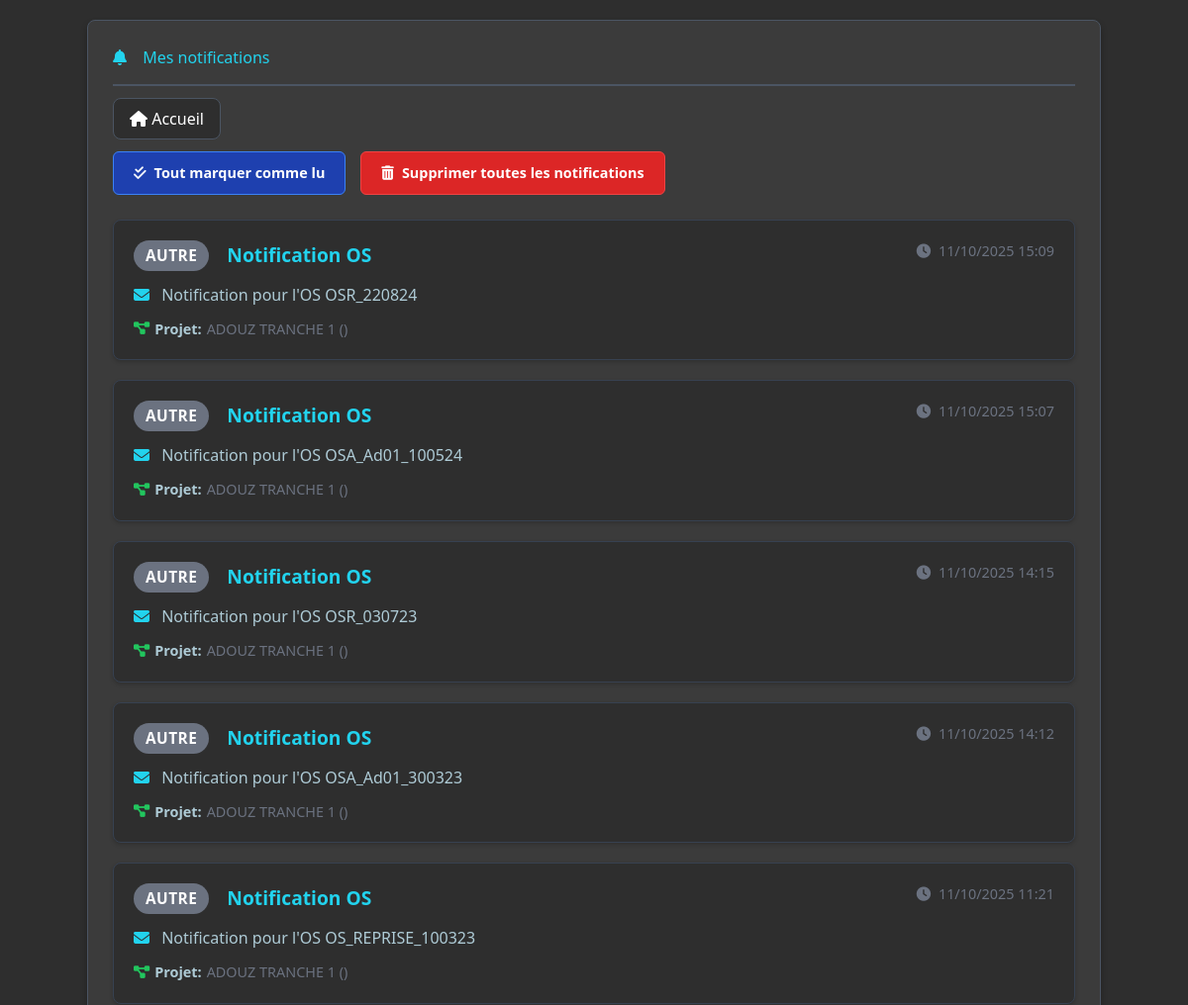
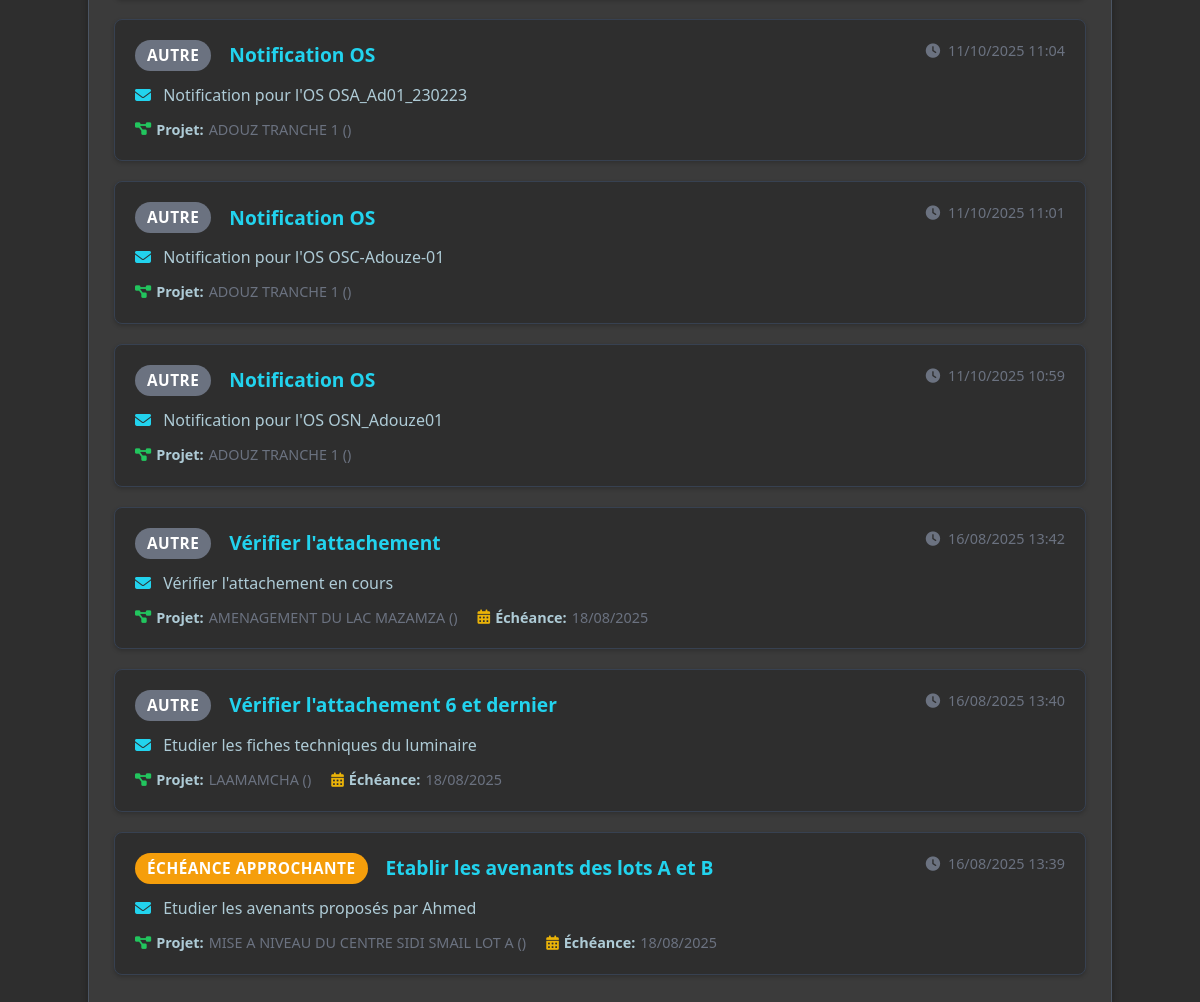
The app's page /notifications/ (signed in) with its own data (2 pictures, top to bottom).
### projets/models.py (models this page shows, shortened)
class Notification(models.Model):
    TYPE_NOTIFICATION = [
        ('RETARD', 'Projet en retard'),
        ('NOUVEAU_AO', "Nouvel appel d'offres"),
        ('RECEPTION', 'Réception validée'),
        ('REUNION', 'Rendez-vous'),
        ('ECHEANCE', 'Échéance approchante'),
        ('OS_NOTIFIE', 'Ordre de service notifié'),
        ('OS_ANNULE', 'Ordre de service annulé'),
        ('OS_ECHEANCE', 'Échéance OS approchante'),
        ('AUTRE', 'Autre'),
    ]
    utilisateur = models.ForeignKey(User, on_delete=models.CASCADE, related_name='notifications')
    projet = models.ForeignKey(Projet, on_delete=models.CASCADE, null=True, blank=True)
    type_notification = models.CharField(max_length=20, choices=TYPE_NOTIFICATION)
    titre = models.CharField(max_length=100)
    message = models.TextField()
    lue = models.BooleanField(default=False)
    date_creation = models.DateTimeField(auto_now_add=True)
    date_echeance = models.DateField(null=True, blank=True)
    class Meta:
        ordering = ['-date_creation']
        verbose_name = _("Notification")
        verbose_name_plural = _("Notifications")

class Projet(models.Model):
    TYPE_PROJET = [
        ('VRD', 'Voirie et Réseaux Divers'),
        ('ROUTE', 'Route'),
        ('PONT', 'Pont'),
        ('BATIMENT', 'Bâtiment'),
        ('CONSTRUCTION', 'Construction'),
        ('ASSAINISSEMENT EP', 'Assainissement EP'),
        ('ASSAINISSEMENT EU', 'Assainissement EU'),
        ('ASSAINISSEMENT', 'Assainissement'),
        ('ADDUCTION_EAU_POTABLE', "Adduction d'eau potable"),
        ('EQUIPEMENT', 'Équipement'),
        ('AMENAGEMENT', 'Aménagement'),
        ('GENIE_CIVIL', 'Génie Civil'),
        ('TRAVAUX_PUBLICS', 'Travaux Publics'),
        ('ELECTRICITE', 'Électricité'),
        ('HYDRAULIQUE', 'Hydraulique'),
        ('TELECOMMUNICATION', 'Télécommunication'),
        ('ENVIRONNEMENT', 'Environnement'),
        ('URBANISME', 'Urbanisme'),
        ('ESPACE_PUBLIC', 'Espace Public'),
        ('PLACE_PUBLIQUE', 'Place Publique'),
        ('ESPACE_VERT', 'Espace Vert'),
        ('TERRAINS_SPORTIFS', 'Terrins Sportifs'),
        ('TERRAINS_PROXIMITES', 'Terrains Proximités'),
        ('AUTRE', 'Autre'),
    ]
    class Statut(models.TextChoices):
        APPEL_OFFRE = 'AO', _("Appel d'offre")
        EN_ETUDE = 'ETUDE', _('En étude')
        EN_ATTENTE = 'ATTENTE', _('En attente')
        EN_DEMARRAGE = 'DEM', _('En démarrage')
        EN_COURS = 'COURS', _('En cours')
        EN_ARRET = 'ARRET', _('En arrêt')
        EN_RECEPTION = 'RECEP', _('En réception')
        EN_RECEPTION_PROVISOIRE = 'RECEP_PROV', _('En réception provisoire')
        EN_RECEPTION_DEFINITIVE = 'RECEP_DEF', _('En réception définitive')
        RECEPTION_PROVISOIRE = 'RP', _('Réception provisoire')
        RECEPTION_DEFINITIVE = 'RD', _('Réception définitive')
        CLOTURE = 'CLO', _('Clôturé')
    type_projet = models.CharField(_("Type de projet"), max_length=50, choices=TYPE_PROJET, default='VRD', null=True, blank=True)
    nom = models.CharField(_("Nom du projet"), max_length=50)
    objet = models.TextField(_("Objet du marché"), max_length=200)
    numero = models.CharField(_("Numéro du marché"), max_length=100, unique=True)
    maitre_ouvrage = models.CharField(_("Maître d'ouvrage"), max_length=200)
    localisation = models.CharField(_("Localisation"), max_length=200)
    users = models.ManyToManyField(settings.AUTH_USER_MODEL, verbose_name=_("Utilisateurs"), blank=True, related_name='projets')
    montant = models.DecimalField(_("Montant estimé (DH)"), max_digits=12, decimal_places=2, null=True, blank=True)
    montant_soumission = models.DecimalField(_("Montant de la soumission (DH)"), max_digits=12, decimal_places=2, null=True, blank=True)
    statut = models.CharField(_("Statut"), max_length=15, choices=Statut.choices, default=Statut.APPEL_OFFRE)
    date_debut = models.DateField(_("Date de début prévue"), null=True, blank=True)
    delai = models.IntegerField(_("Délai (jours)"), null=True, blank=True, default=0)
    date_creation = models.DateTimeField(_("Date d'enregistrement"), auto_now_add=True)
    avancement = models.DecimalField(_("Avancement (%)"), max_digits=5, decimal_places=2, default=0.0)
    entreprise = models.ForeignKey('Entreprise', on_delete=models.SET_NULL, null=True, blank=True, verbose_name=_("Entreprise adjudicataire"))
    appel_offre = models.OneToOneField('AppelOffre', on_delete=models.SET_NULL, null=True, blank=True, related_name='projet_associe')
    revisable = models.BooleanField(_("Revisable"), null=True, blank=True, default=False)
    epoque_base = models.DateField(_("Epoque de base"), null=True, blank=True)
    a_traiter = models.BooleanField(_("À traiter (appel d'offre)"), null=True, blank=True, default=False)
    en_retard = models.BooleanField(_("En retard"), null=True, blank=True, default=False)
    reception_validee = models.BooleanField(_("Réception validée"), null=True, blank=True, default=False)
    date_reception = models.DateField(_("Date de réception"), null=True, blank=True)
    date_limite_soumission = models.DateField(_("Date limite de soumission"), null=True, blank=True)
    class Meta:
        verbose_name = _("Projet")
        verbose_name_plural = _("Projets")
        ordering = ['-date_creation']

### projets/views.py (the view)
# urls.py: path('notifications/', views.liste_notifications, name='liste_notifications'),
def liste_notifications(request):
    notifications = Notification.objects.filter(utilisateur=request.user).order_by('-date_creation')
    return render(request, 'projets/liste_notifications.html', {'notifications': notifications})

### projets/templates/projets/liste_notifications.html (shortened to what this page needs)
{% load static i18n %}
<!DOCTYPE html>
<html lang="fr">
<head>
    <script src="https://cdn.tailwindcss.com"></script>
    <link rel="stylesheet" href="https://cdnjs.cloudflare.com/ajax/libs/font-awesome/6.4.0/css/all.min.css" />
</head>
<body>
    <div class="container">
        <h1>
            <i class="fas fa-bell mr-3"></i>
            {% trans "Mes notifications" %}
        </h1>
        <div class="flex justify-between items-center my-3 no-print">
            <a href="{% url 'home' %}"
            class="bg-[#2E2E2E] hover:bg-cyan-600 text-white rounded-lg border border-gray-600 px-4 py-2">
                <i class="fa-solid fa-house"></i> Accueil
            </a>
        </div>
        <div class="actions">
            <button class="btn btn-primary" id="mark-all-read">
                <i class="fas fa-check-double"></i>
                {% trans "Tout marquer comme lu" %}
            </button>
            <button class="btn btn-danger" id="delete-all">
                <i class="fas fa-trash-alt"></i>
                {% trans "Supprimer toutes les notifications" %}
            </button>
        </div>
        {% if notifications %}
            {% for notification in notifications %}
                <div class="notification {% if not notification.lue %}unread{% endif %}" data-id="{{ notification.id }}">
                    <div class="notification-header">
                        <h3 class="notification-title">
                            <span class="notification-type type-{{ notification.type_notification }}">
                                {{ notification.get_type_notification_display }}
                            </span>
                            {{ notification.titre }}
                        </h3>
                        <span class="notification-date">
                            <i class="fas fa-clock mr-1"></i>
                            {{ notification.date_creation|date:"d/m/Y H:i" }}
                        </span>
                    </div>
                    <p class="notification-message">
                        <i class="fas fa-envelope mr-2 text-cyan-400"></i>
                        {{ notification.message }}
                    </p>
                    <div class="notification-info">
                        {% if notification.projet %}
                            <div class="info-item">
                                <i class="fas fa-project-diagram text-green-500"></i>
                                <strong>{% trans "Projet:" %}</strong>
                                {{ notification.projet.nom }} ({{ notification.projet.reference }})
                            </div>
                        {% endif %}
                        {% if notification.date_echeance %}
                            <div class="info-item">
                                <i class="fas fa-calendar-alt text-yellow-500"></i>
                                <strong>{% trans "Échéance:" %}</strong>
                                {{ notification.date_echeance|date:"d/m/Y" }}
                            </div>
                        {% endif %}
                    </div>
                </div>
            {% endfor %}
        {% else %}
            <div class="empty-message">
                <i class="fas fa-bell-slash"></i>
                {% trans "Vous n'avez aucune notification pour le moment." %}
            </div>
        {% endif %}
    </div>
</body>
</html>

### projets/templates/projets/liste_notifications.html (style rules this page uses)
body { font-family: 'Segoe UI', Tahoma, Geneva, Verdana, sans-serif; background-color: #2E2E2E; color: #AECBD6; padding: 20px; }
.container { max-width: 1000px; margin: 0 auto; background: #3B3B3B; padding: 25px; border-radius: 8px; box-shadow: 0 4px 6px rgba(0, 0, 0, 0.3); border: 1px solid #4B5563; }
h1 { color: #22d3ee; border-bottom: 2px solid #4B5563; padding-bottom: 15px; margin-bottom: 25px; font-size: 2rem; font-weight: bold; }
.notification { padding: 20px; margin-bottom: 20px; border-left: 4px solid #4B5563; border-radius: 8px; background-color: #2E2E2E; box-shadow: 0 2px 4px rgba(0, 0, 0, 0.2); transition: all 0.3s ease; position: relative; border: 1px solid #374151; }
.notification-header { display: flex; justify-content: space-between; align-items: flex-start; margin-bottom: 12px; flex-wrap: wrap; gap: 10px; }
.notification-title { font-weight: bold; color: #22d3ee; margin: 0; font-size: 1.2rem; display: flex; align-items: center; flex-wrap: wrap; gap: 10px; }
.notification-date { color: #6B7280; font-size: 0.9em; white-space: nowrap; }
.notification-message { margin-bottom: 12px; color: #AECBD6; line-height: 1.5; font-size: 1rem; }
.notification-type { display: inline-block; padding: 4px 12px; border-radius: 20px; font-size: 0.8em; font-weight: bold; margin-right: 8px; text-transform: uppercase; letter-spacing: 0.5px; }
.type-ECHEANCE { background-color: #f59e0b; color: white; }
.type-AUTRE { background-color: #6b7280; color: white; }
.actions { margin-bottom: 25px; display: flex; gap: 15px; flex-wrap: wrap; }
.btn { padding: 10px 20px; border: 1px solid #4B5563; border-radius: 6px; cursor: pointer; font-weight: bold; transition: all 0.3s ease; display: flex; align-items: center; gap: 8px; font-size: 0.9rem; }
.btn-primary { background-color: #1e40af; color: white; border-color: #3b82f6; }
.btn-danger { background-color: #dc2626; color: white; border-color: #ef4444; }
.notification-info { display: flex; flex-wrap: wrap; gap: 20px; margin-top: 10px; }
.info-item { display: flex; align-items: center; gap: 5px; color: #6B7280; font-size: 0.9rem; }
.info-item strong { color: #AECBD6; }

### records on screen
Notification: type_notification "AUTRE", titre "Notification OS", date_creation "11/10/2025 15:09", message "Notification pour l'OS OSR_220824", projet.nom "ADOUZ TRANCHE 1"
Notification: type_notification "AUTRE", titre "Notification OS", date_creation "11/10/2025 15:07", message "Notification pour l'OS OSA_Ad01_100524", projet.nom "ADOUZ TRANCHE 1"
Notification: type_notification "AUTRE", titre "Notification OS", date_creation "11/10/2025 14:15", message "Notification pour l'OS OSR_030723", projet.nom "ADOUZ TRANCHE 1"
Notification: type_notification "AUTRE", titre "Notification OS", date_creation "11/10/2025 14:12", message "Notification pour l'OS OSA_Ad01_300323", projet.nom "ADOUZ TRANCHE 1"
Notification: type_notification "AUTRE", titre "Notification OS", date_creation "11/10/2025 11:21", message "Notification pour l'OS OS_REPRISE_100323", projet.nom "ADOUZ TRANCHE 1"
Notification: type_notification "AUTRE", titre "Notification OS", date_creation "11/10/2025 11:04", message "Notification pour l'OS OSA_Ad01_230223", projet.nom "ADOUZ TRANCHE 1"
Notification: type_notification "AUTRE", titre "Notification OS", date_creation "11/10/2025 11:01", message "Notification pour l'OS OSC-Adouze-01", projet.nom "ADOUZ TRANCHE 1"
Notification: type_notification "AUTRE", titre "Notification OS", date_creation "11/10/2025 10:59", message "Notification pour l'OS OSN_Adouze01", projet.nom "ADOUZ TRANCHE 1"
Notification: type_notification "AUTRE", titre "Vérifier l'attachement", date_creation "16/08/2025 13:42", message "Vérifier l'attachement en cours", projet.nom "AMENAGEMENT DU LAC MAZAMZA", date_echeance "18/08/2025"
Notification: type_notification "AUTRE", titre "Vérifier l'attachement 6 et dernier", date_creation "16/08/2025 13:40", message "Etudier les fiches techniques du luminaire", projet.nom "LAAMAMCHA", date_echeance "18/08/2025"
Notification: type_notification "ÉCHÉANCE APPROCHANTE", titre "Etablir les avenants des lots A et B", date_creation "16/08/2025 13:39", message "Etudier les avenants proposés par Ahmed", projet.nom "MISE A NIVEAU DU CENTRE SIDI SMAIL LOT A", date_echeance "18/08/2025"
